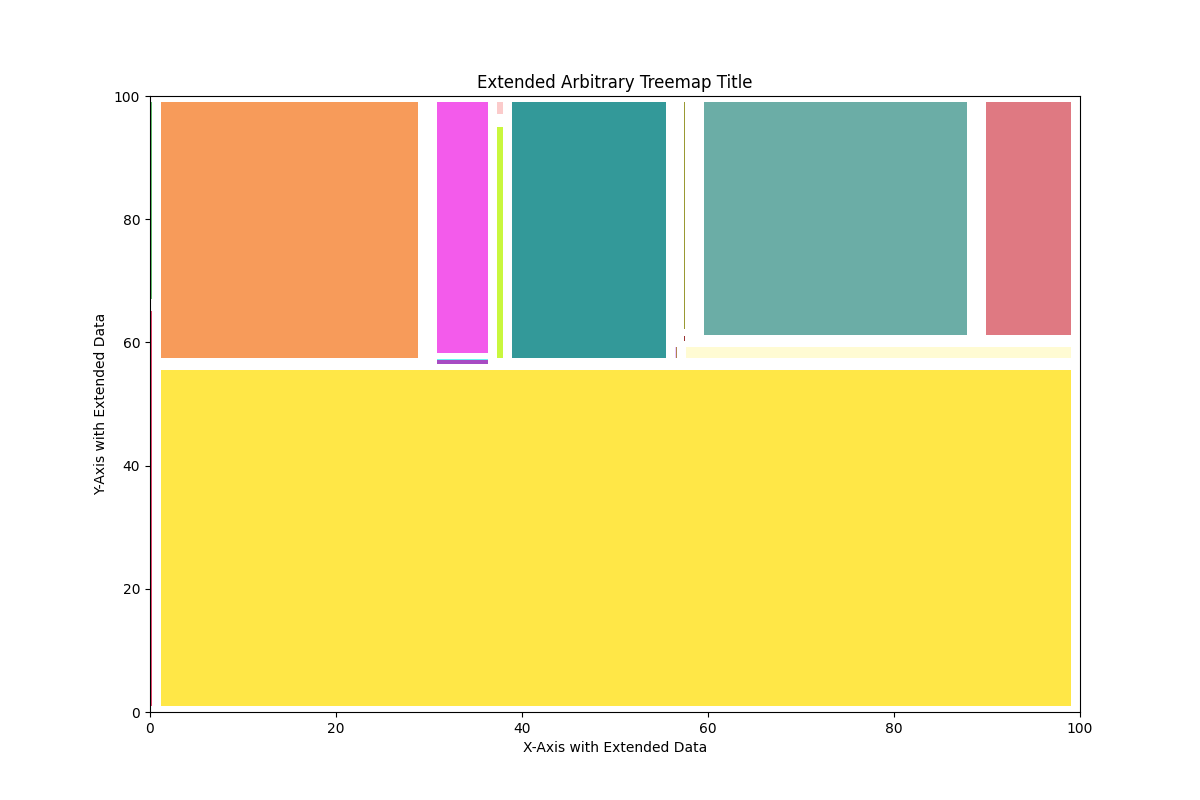

Python code for this plot:
import matplotlib.pyplot as plt
import squarify

# Original data sizes with added new values
sizes = [7800, 4000, 3500000, 1200, 800000, 3000, 600, 200000, 15000, 
         1500, 500000, 100, 250, 100000, 1200, 50000, 750000, 275000]

# Original colors with a few added new colors
new_colors = ['#e6194B', '#3cb44b', '#ffe119', '#4363d8', '#f58231', 
              '#911eb4', '#46f0f0', '#f032e6', '#bcf60c', '#fabebe', 
              '#008080', '#e6beff', '#9a6324', '#fffac8', '#800000', 
              '#808000', '#469990', '#d85863']

plt.figure(figsize=(12, 8))
squarify.plot(sizes=sizes, color=new_colors, alpha=0.8, pad=3)

# Additional text labeling the plot
plt.title("Extended Arbitrary Treemap Title")
plt.xlabel("X-Axis with Extended Data")
plt.ylabel("Y-Axis with Extended Data")

plt.show()
